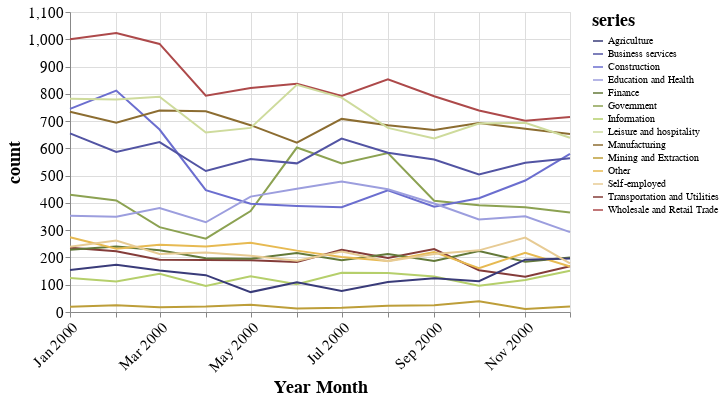

Notebook source saved alongside this figure:
### Markdown cell above
## スライダーで選択した年の可視化
特定の1年間を可視化する手法です。

### Code cell
year_slider = alt.binding_range(min=2000, max=2009, step=1)
year_selection = alt.selection_single(name="year", fields=["year"],
                                      bind=year_slider, init={"year": 2000})

(
    alt.Chart(df)
    .mark_line()
    .encode(
        x=alt.X("yearmonth(date)",type="temporal",
                axis=alt.Axis(title="Year Month",labelAngle=-45)
               ),
        y=alt.Y(field="count",type="quantitative"),
        color=alt.Color(
            field="series",type="nominal",
            scale=alt.Scale(scheme="category20b"),
            legend=alt.Legend(labelFontSize=10)
        ),
        tooltip=[
            alt.Tooltip(field="count",type="temporal"),
            alt.Tooltip(field="series",type="nominal"),
            alt.Tooltip(field="date",type="temporal", format="%Y年%m月%d日 %H時%M分"),
        ],
    )
    .add_selection(year_selection)
    .transform_filter(year_selection)
)

### Figure 1 — Vega-Lite specification as saved in the notebook (floating-point values rounded to 4 significant figures; data arrays with more than 128 entries replaced by an {"elided": "..."} marker saying what was removed)
{"config": {"axis": {"ticks": true, "grid": true, "labelFont": "Yu Gothic UI", "labelFontSize": 15, "labelAngle": 0, "titleFont": "Yu Gothic UI", "titleFontSize": 18}, "legend": {"labelFont": "Yu Gothic UI", "labelFontSize": 15, "labelAngle": 0, "titleFont": "Yu Gothic UI", "titleFontSize": 18, "titleAngle": 0}, "header": {"labelFont": "Yu Gothic UI", "labelFontSize": 20, "labelAngle": 0, "titleFont": "Yu Gothic UI", "titleFontSize": 25, "titleAngle": 0}, "mark": {"font": "Yu Gothic UI"}, "title": {"font": "Yu Gothic UI", "subtitleFont": "Yu Gothic UI"}, "view": {"width": 500, "height": 300}, "background": "white"}, "data": {"name": "data-c25bb961289d2202c0959d9fcb4178b9"}, "mark": "line", "encoding": {"color": {"field": "series", "legend": {"labelFontSize": 10}, "scale": {"scheme": "category20b"}, "type": "nominal"}, "tooltip": [{"field": "count", "type": "temporal"}, {"field": "series", "type": "nominal"}, {"field": "date", "format": "%Y年%m月%d日 %H時%M分", "type": "temporal"}], "x": {"axis": {"labelAngle": -45, "title": "Year Month"}, "field": "date", "timeUnit": "yearmonth", "type": "temporal"}, "y": {"field": "count", "type": "quantitative"}}, "selection": {"year": {"type": "single", "fields": ["year"], "bind": {"input": "range", "max": 2009, "min": 2000, "step": 1}, "init": {"year": 2000}}}, "transform": [{"filter": {"selection": "year"}}], "$schema": "https://vega.github.io/schema/vega-lite/v4.17.0.json", "datasets": {"data-c25bb961289d2202c0959d9fcb4178b9": {"elided": "1708 records"}}}
